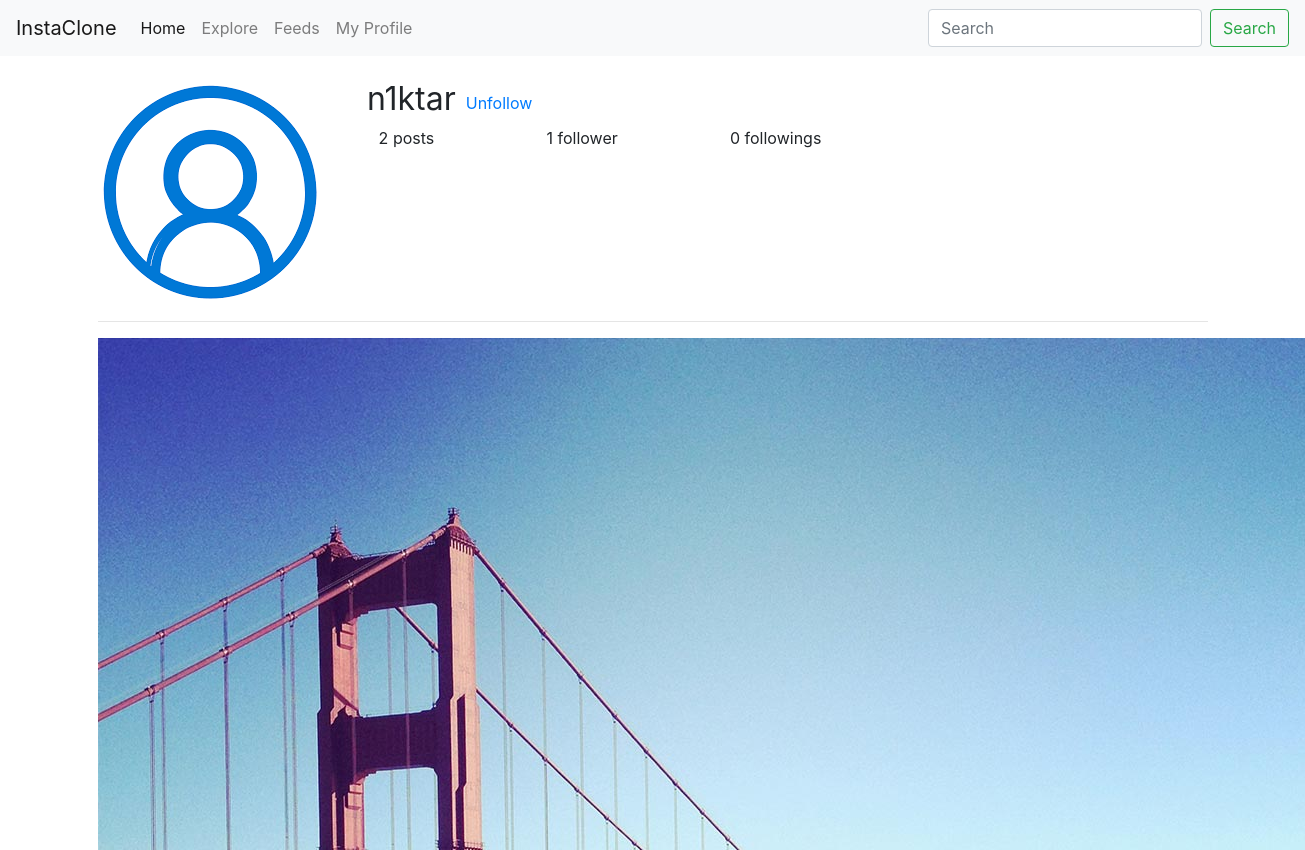
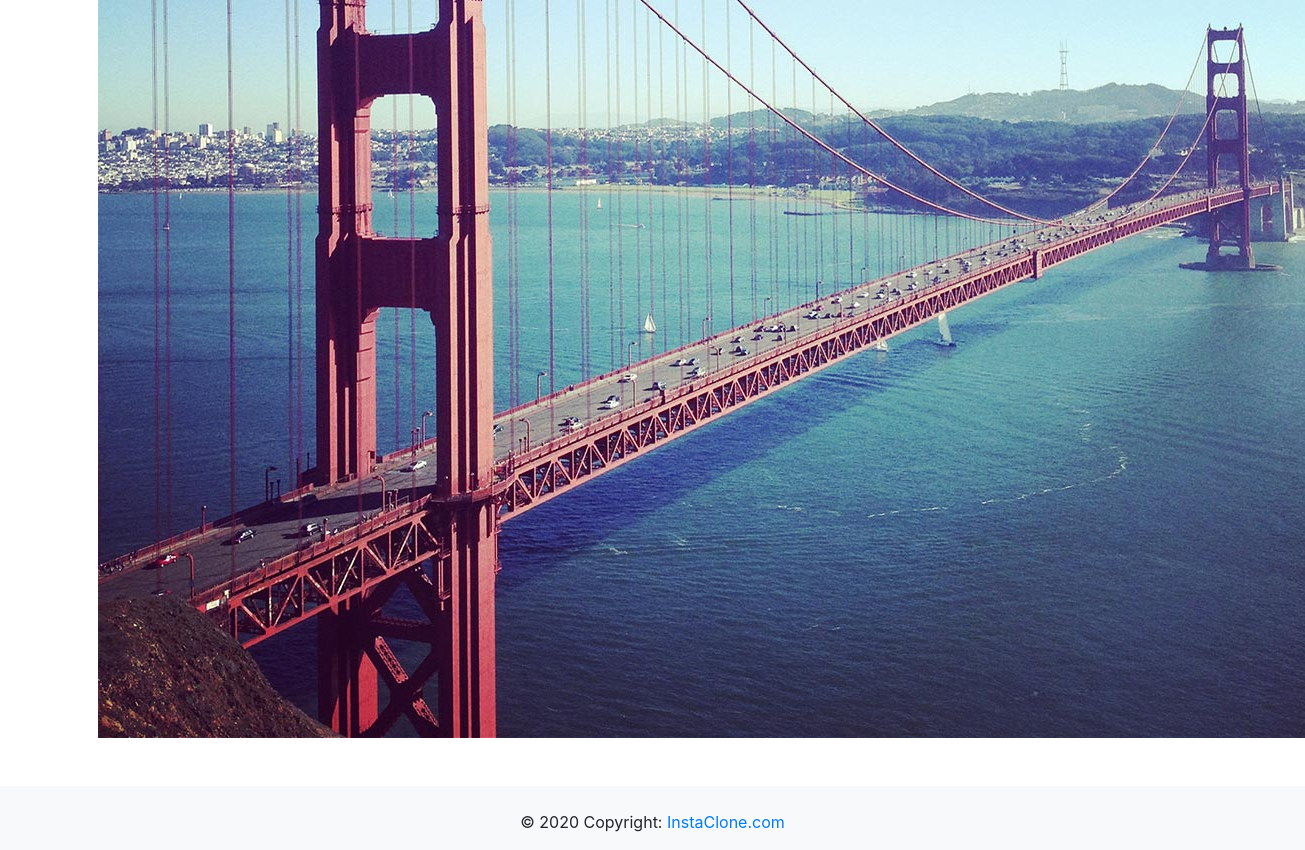
/n1ktar/ (signed in), run on an earlier commit of the app's database (2 pictures, top to bottom).
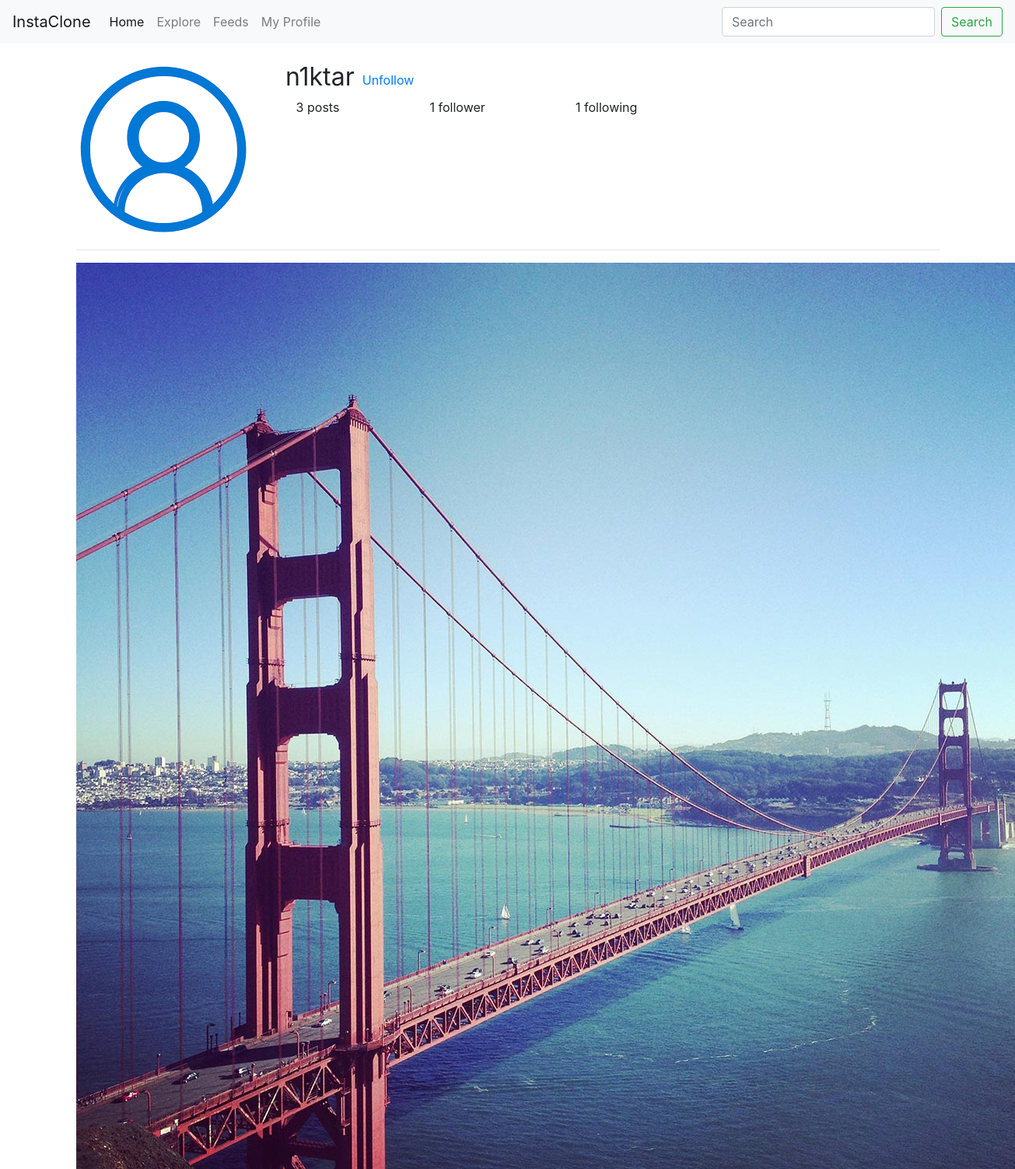
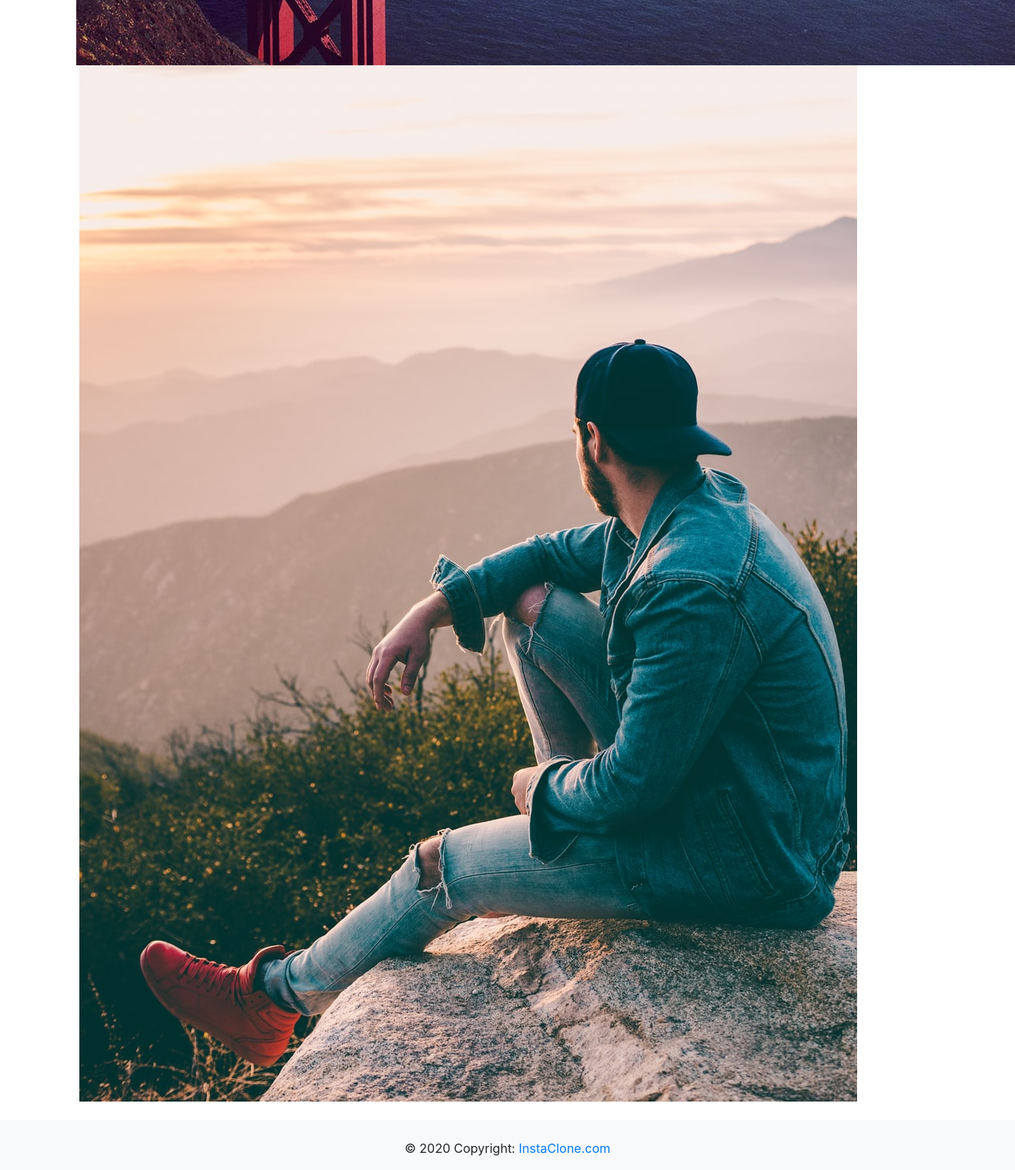
And on a later commit of the database (2 pictures, top to bottom).
### account/models.py (models this page shows, shortened)
class Profile(models.Model):
    user = models.ForeignKey(User, related_name='profile_user', on_delete=models.CASCADE, blank=True, null=True)
    date_of_birthday = models.DateField(auto_now_add=True)
    avatar_image = ImageField(upload_to='users/%Y/%m/%d', default='/Users/nikitalebediev/Downloads/account.png')

### images/models.py (models this page shows, shortened)
class Image(models.Model):
    user = models.ForeignKey(User, on_delete=models.CASCADE, related_name='images_user')
    profile = models.ForeignKey(Profile, on_delete=models.CASCADE, related_name='images_profile', blank=True, null=True)
    title = models.CharField(max_length=255)
    slug = models.SlugField(blank=True, null=True)
    image = models.ImageField(upload_to='images/%Y/%m/%d')
    description = models.TextField()
    created = models.DateTimeField(auto_now_add=True)
    users_like = models.ManyToManyField(User, related_name='images_liked', blank=True)
    class Meta:
        ordering = ['created']
    def get_absolute_url(self):
        return reverse('dashboard_detail', args=[self.slug])

### account/views.py (the view)
# urls.py: path('<slug:slug>/', login_required(UserDetailView.as_view()), name='user_detail'),
class UserDetailView(DetailView):
    model = User
    template_name = 'account/account/detail.html'
    slug_field = 'username'
    context_object_name = 'current_user'

### account/templates/account/account/detail.html (shortened to what this page needs)
{% extends 'base.html' %}
{% load static %}
{% load thumbnail %}
{% block content %}
    <section class="detail_main mt-4">
        <div class="container">
            <div class="row">
                <div class="col-md-12">
                    <div class="detail_main-seection d-flex">
                        <div class="detail_main-avatar">
                            {% for curr in current_user.profile_user.all %}
                                {% thumbnail curr.avatar_image "100x100" as im %}
                                    <img src="{{ im.url }}" alt="">
                                {% endthumbnail %}
                            {% endfor %}
                        </div>
                        <div class="detail_main-info">
                            <div class="detail_main-info_upper d-flex">
                                <h2 style="font-weight: 400">{{ current_user }}</h2>
                                {% if request.user != current_user %}
                                    <a href="#" data-id="{{ current_user.id }}"
                                       data-action="{% if request.user in current_user.followers.all %}un{% endif %}follow"
                                        class="follow">
                                        {% if request.user not in current_user.followers.all %}
                                            Follow
                                        {% else %}
                                            Unfollow
                                        {% endif %}
                                    </a>
                                {% else %}
                                    <a class="btn btn-primary" href="{% url 'create_post' %}">Add post</a>
                                    <a class="btn btn-primary" href="{% url 'user_edit' request.user.username %}">Edit Profile</a>
                                    <a class="btn btn-danger" href="{% url 'logout' %}">Logout</a>
                                {% endif %}
                            </div>
                            <div class="detail_main-info_under d-flex">
                                <span class="post">
                                    <span class="total">{{ current_user.images_user.count }}</span>
                                    post{{ current_user.images_user.count|pluralize }}
                                </span>
                                <span class="count">
                                    <span class="total">{{ current_user.followers.count }}</span>
                                    follower{{ current_user.followers.count|pluralize }}
                                </span>
                                <span class="follower">
                                    <span class="total">{{ current_user.following.count }}</span>
                                    following{{ current_user.following.count|pluralize }}
                                </span>
                            </div>
                        </div>
                    </div>
                    <hr>
                </div>
            </div>
        </div>
    </section>
    <section class="detail_main_content">
        <div class="container">
            <div class="row">
                <div class="col-md-12">
                    <div class="detail_main_content-posts">
                        {% for curr in current_user.images_user.all %}
                            <a href="{{ curr.get_absolute_url }}">
                                {% thumbnail curr.image "250x250" as im %}
                                    <img src="{{ im.url }}" alt="">
                                {% endthumbnail %}
                            </a>
                        {% endfor %}
                    </div>
                </div>
            </div>
        </div>
    </section>
{% endblock content %}

What changed in the data, as far as the page shows it:
added Image: shows a picture
Also different on the page:
{{ current_user.images_user.count }}: "2" → "3"
{{ current_user.following.count }}: "0" → "1"
